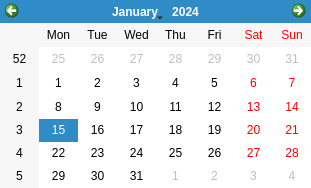
<?xml version="1.0" encoding="UTF-8"?>
<ui version="4.0">
 <class>WindowCalendar</class>
 <widget class="QDialog" name="WindowCalendar">
  <property name="windowModality">
   <enum>Qt::ApplicationModal</enum>
  </property>
  <property name="geometry">
   <rect>
    <x>0</x>
    <y>0</y>
    <width>311</width>
    <height>188</height>
   </rect>
  </property>
  <property name="windowTitle">
   <string>Calendario</string>
  </property>
  <property name="windowIcon">
   <iconset>
    <normaloff>img/calendar-icon_34471.png</normaloff>img/calendar-icon_34471.png</iconset>
  </property>
  <property name="modal">
   <bool>true</bool>
  </property>
  <layout class="QGridLayout" name="gridLayout">
   <property name="leftMargin">
    <number>0</number>
   </property>
   <property name="topMargin">
    <number>0</number>
   </property>
   <property name="rightMargin">
    <number>0</number>
   </property>
   <property name="bottomMargin">
    <number>0</number>
   </property>
   <property name="spacing">
    <number>0</number>
   </property>
   <item row="0" column="0">
    <widget class="QCalendarWidget" name="calendarWidget">
     <property name="enabled">
      <bool>true</bool>
     </property>
     <property name="sizePolicy">
      <sizepolicy hsizetype="Expanding" vsizetype="Expanding">
       <horstretch>0</horstretch>
       <verstretch>0</verstretch>
      </sizepolicy>
     </property>
     <property name="autoFillBackground">
      <bool>true</bool>
     </property>
     <property name="gridVisible">
      <bool>false</bool>
     </property>
    </widget>
   </item>
  </layout>
 </widget>
 <resources/>
 <connections/>
</ui>
